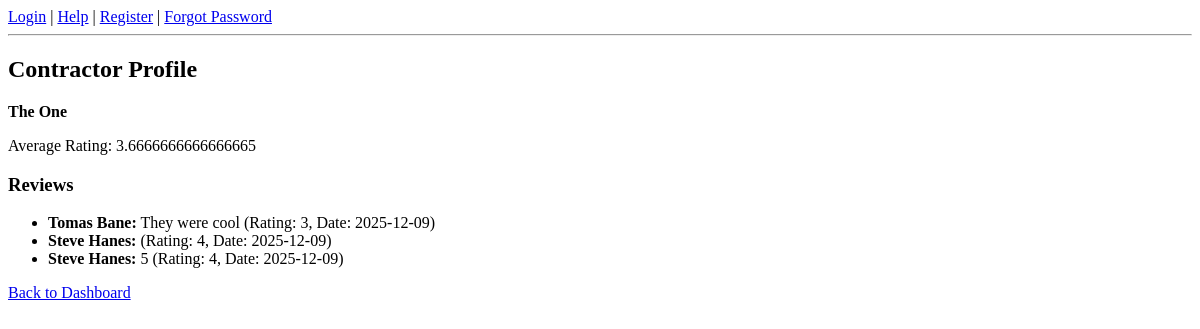
Page /contractor_profile/2 on the earlier database version.
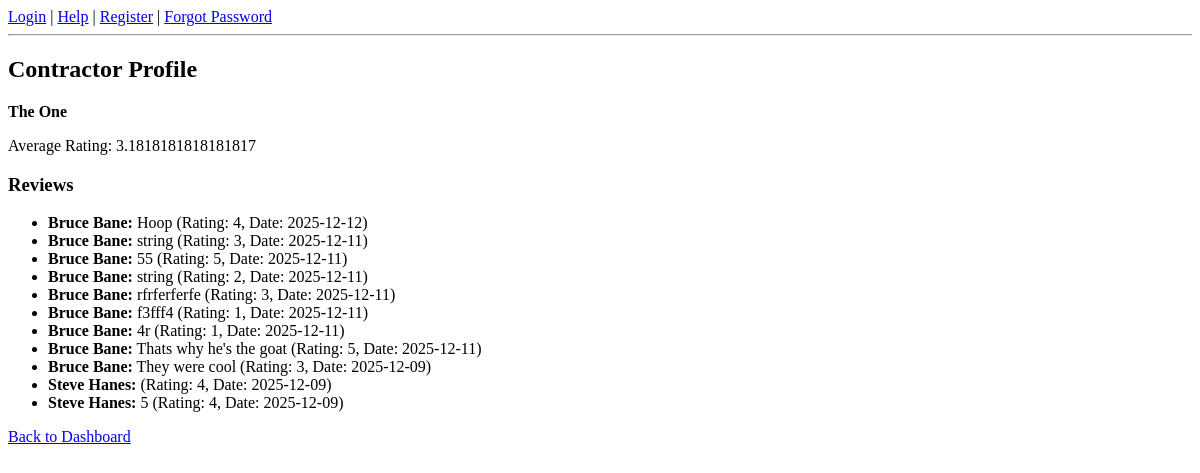
Same page on the later database version.
### tables this page shows
CREATE TABLE Contractor (
    contractorID INTEGER PRIMARY KEY AUTOINCREMENT,
    userID INTEGER UNIQUE NOT NULL,
    companyID INTEGER,
    service TEXT,
    firstName TEXT NOT NULL,
    lastName TEXT NOT NULL,
    city TEXT,
    state CHAR(2),
    rating REAL, earnings REAL DEFAULT 0,
    FOREIGN KEY(userID) REFERENCES User(userID)
);

CREATE TABLE Review (
        reviewID INTEGER PRIMARY KEY AUTOINCREMENT,
        jobID INTEGER NOT NULL,
        clientID INTEGER NOT NULL,
        contractorID INTEGER NOT NULL,
        rating INTEGER CHECK(rating BETWEEN 1 AND 5),
        comment TEXT,
        date DATE NOT NULL,
        FOREIGN KEY(jobID) REFERENCES Job_Request(jobID),
        FOREIGN KEY(clientID) REFERENCES Client(clientID),
        FOREIGN KEY(contractorID) REFERENCES Contractor(contractorID)
    );

### app.py (the view)
@app.route("/contractor_profile/<int:contractor_id>")
def contractor_profile(contractor_id):
    conn = get_db()
    cur = conn.cursor()
    cur.execute("""
        SELECT firstName, lastName, rating
        FROM Contractor
        WHERE contractorID=?
    """, (contractor_id,))
    contractor = cur.fetchone()
    cur.execute("""
        SELECT r.comment, r.rating, r.date, c.firstName || ' ' || c.lastName AS clientName
        FROM Review r
        JOIN Client c ON r.clientID = c.clientID
        WHERE r.contractorID=?
        ORDER BY r.date DESC
    """, (contractor_id,))
    reviews = cur.fetchall()
    conn.close()
    return render_template(
        "contractor_profile.html",
        contractor=contractor,
        reviews=reviews
    )

### app.py (called while the page is built)
def get_db():
    conn = sqlite3.connect(DB_FILE)
    conn.row_factory = sqlite3.Row
    return conn

### templates/contractor_profile.html
{% extends "base.html" %}
{% block content %}
<h2>Contractor Profile</h2>
<p><strong>{{ contractor.firstName }} {{ contractor.lastName }}</strong></p>
<p>Average Rating: {{ contractor.rating or "No ratings yet" }}</p>
<h3>Reviews</h3>
<ul>
{% for r in reviews %}
    <li>
        <strong>{{ r.clientName }}:</strong> {{ r.comment }}
        (Rating: {{ r.rating }}, Date: {{ r.date }})
    </li>
{% else %}
    <li>No reviews yet</li>
{% endfor %}
</ul>
<a href="{{ url_for('dashboard_redirect') }}">Back to Dashboard</a>
{% endblock %}

Differences in the rows shown:
changed Contractor "The": rating "3.6666666666666665" → "3.1818181818181817"
added Review: clientName "Bruce Bane", comment "Hoop", rating "4", date "2025-12-12"
added Review: clientName "Bruce Bane", comment "string", rating "3", date "2025-12-11"
added Review: clientName "Bruce Bane", comment "55", rating "5", date "2025-12-11"
added Review: clientName "Bruce Bane", comment "string", rating "2", date "2025-12-11"
added Review: clientName "Bruce Bane", comment "rfrferferfe", rating "3", date "2025-12-11"
added Review: clientName "Bruce Bane", comment "f3fff4", rating "1", date "2025-12-11"
added Review: clientName "Bruce Bane", comment "4r", rating "1", date "2025-12-11"
added Review: clientName "Bruce Bane", comment "Thats why he's the goat", rating "5", date "2025-12-11"
computed for Review "They were cool": clientName "Tomas Bane" → "Bruce Bane"
